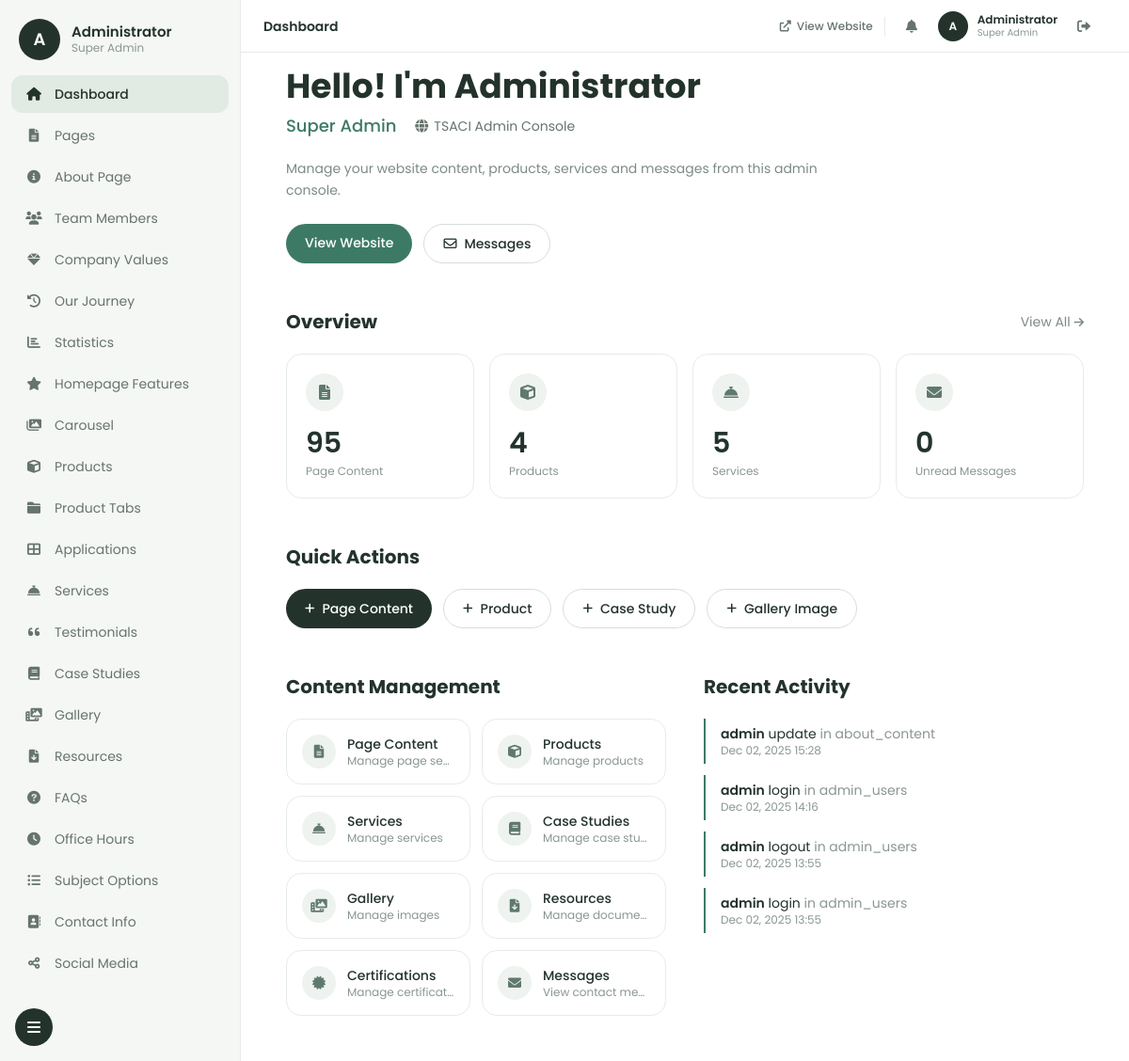
/admin/index.php (signed in), run on the app's committed database.
### tables this page shows
CREATE TABLE `activity_logs` (
  `id` int(11) NOT NULL,
  `user_id` int(11) DEFAULT NULL,
  `action` varchar(100) NOT NULL,
  `table_name` varchar(50) DEFAULT NULL,
  `record_id` int(11) DEFAULT NULL,
  `description` text DEFAULT NULL,
  `ip_address` varchar(45) DEFAULT NULL,
  `user_agent` text DEFAULT NULL,
  `created_at` timestamp NOT NULL DEFAULT current_timestamp()
);

### admin/index.php (the view, shortened to what the rows shown need)
<?php
require_once 'config.php';
$user = getCurrentUser();
$db = getDB();
$result = $db->query("SELECT al.*, au.username, au.full_name FROM activity_logs al LEFT JOIN admin_users au ON al.user_id = au.id ORDER BY al.created_at DESC LIMIT 10");
$recent_activity = [];
while ($row = $result->fetch_assoc()) {
    $recent_activity[] = $row;
}
?>
<!DOCTYPE html>
<html lang="en">
<head>
    <script src="https://cdn.tailwindcss.com"></script>
    <link href="https://cdnjs.cloudflare.com/ajax/libs/font-awesome/6.0.0/css/all.min.css" rel="stylesheet">
</head>
<body class="bg-gray-100">
    <?php include 'includes/sidebar.php'; ?>
    <div class="lg:ml-64 p-6 lg:p-12">
        <div class="mb-12 fade-in fade-in-delay-1">
            <h1 class="text-3xl lg:text-4xl font-bold text-[#23332c]">Hello! I'm <?php echo htmlspecialchars($user['full_name'] ?: $user['username']); ?></h1>
            <div class="flex flex-wrap items-center gap-x-5 gap-y-2 mt-2">
                <span class="text-[#3d7a66] font-medium text-lg"><?php echo htmlspecialchars(ucwords(str_replace('_', ' ', $user['role'] ?? 'Administrator'))); ?></span>
                <span class="inline-flex items-center gap-1.5 text-sm text-[#66746c]">
                    <i class="fas fa-globe"></i> <?php echo SITE_NAME; ?>
                </span>
            </div>
            <p class="text-[#7d8b84] mt-5 max-w-xl text-sm leading-relaxed">
                Manage your website content, products, services and messages from this admin console.
            </p>
            <div class="flex flex-wrap gap-3 mt-6">
                <a href="../index.php" target="_blank" class="px-5 py-2.5 rounded-full bg-[#3d7a66] text-white text-sm font-medium hover:bg-[#2f6351] transition-colors">View Website</a>
                <a href="messages.php" class="inline-flex items-center gap-2 px-5 py-2.5 rounded-full border border-[#d6ded9] text-sm font-medium text-[#23332c] hover:bg-[#eff4f1] transition-colors">
                </a>
            </div>
        </div>
        <div class="flex items-center justify-between mb-5 fade-in fade-in-delay-2">
            <h2 class="text-xl font-bold text-[#23332c]">Overview</h2>
        </div>
        <h2 class="text-xl font-bold text-[#23332c] mb-5 fade-in fade-in-delay-3">Quick Actions</h2>
        <div class="grid grid-cols-1 lg:grid-cols-2 gap-10 fade-in fade-in-delay-4">
            <div>
                <h2 class="text-xl font-bold text-[#23332c] mb-5">Content Management</h2>
            </div>
            <div>
                <h2 class="text-xl font-bold text-[#23332c] mb-5">Recent Activity</h2>
                <div class="space-y-3 max-h-96 overflow-y-auto pr-2">
                    <?php if (empty($recent_activity)): ?>
                        <p class="text-[#8a978f] text-sm py-4">No recent activity</p>
                    <?php else: ?>
                        <?php foreach ($recent_activity as $activity): ?>
                            <div class="border-l-2 border-[#3d7a66] pl-4 py-1.5">
                                <p class="text-sm text-[#23332c]">
                                    <span class="font-semibold"><?php echo htmlspecialchars($activity['username']); ?></span>
                                    <?php echo htmlspecialchars($activity['action']); ?>
                                    <?php if ($activity['table_name']): ?>
                                        <span class="text-[#8a978f]">in <?php echo htmlspecialchars($activity['table_name']); ?></span>
                                    <?php endif; ?>
                                </p>
                                <p class="text-xs text-[#8a978f]"><?php echo formatDate($activity['created_at'], 'M d, Y H:i'); ?></p>
                            </div>
                        <?php endforeach; ?>
                    <?php endif; ?>
                </div>
            </div>
        </div>
    </div>
</body>
</html>

### admin/includes/sidebar.php (shortened to what the rows shown need)
<?php
$current_user = getCurrentUser();
$display_name = $current_user['full_name'] ?: $current_user['username'];
$avatar_initial = strtoupper(substr($display_name, 0, 1));
$role_label = ucwords(str_replace('_', ' ', $current_user['role'] ?? 'Admin'));
?>
<aside id="sidebar" class="fixed top-0 bottom-0 left-0 z-40 w-64 transition-all duration-300 -translate-x-full lg:translate-x-0 bg-[#f5f7f5] text-[#45524b] lg:border-r lg:border-black/5 flex flex-col">
    <div class="sidebar-header flex items-center gap-3 px-5 pt-5 pb-4 flex-shrink-0">
        <div class="w-11 h-11 rounded-full bg-[#23332c] text-white flex items-center justify-center font-semibold text-lg flex-shrink-0">
            <?php echo htmlspecialchars($avatar_initial); ?>
        </div>
        <div class="sidebar-label min-w-0 flex-1">
            <p class="font-semibold text-[15px] text-[#23332c] leading-tight truncate"><?php echo htmlspecialchars($display_name); ?></p>
            <p class="text-xs text-[#8a978f] truncate"><?php echo htmlspecialchars($role_label); ?></p>
        </div>
    </div>
</aside>
<header id="admin-topbar" class="fixed top-0 left-0 right-0 lg:left-64 z-20 h-14 bg-white/95 backdrop-blur border-b border-[#e6ece8] flex items-center gap-3 pl-16 pr-4 lg:pl-6 lg:pr-8">
    <div class="flex items-center gap-2.5">
        <div class="w-8 h-8 rounded-full bg-[#23332c] text-white flex items-center justify-center text-xs font-semibold flex-shrink-0"><?php echo htmlspecialchars($avatar_initial); ?></div>
        <div class="hidden sm:block leading-tight min-w-0">
            <p class="text-xs font-semibold text-[#23332c] truncate max-w-[10rem]"><?php echo htmlspecialchars($display_name); ?></p>
            <p class="text-[10px] text-[#8a978f] truncate"><?php echo htmlspecialchars($role_label); ?></p>
        </div>
    </div>
</header>

### data on the page
activity_logs: user.username "admin", action "update", table_name "about_content", created_at "Dec 02, 2025 15:28"
activity_logs: user.username "admin", action "login", table_name "admin_users", created_at "Dec 02, 2025 14:16"
activity_logs: user.username "admin", action "logout", table_name "admin_users", created_at "Dec 02, 2025 13:55"
activity_logs: user.username "admin", action "login", table_name "admin_users", created_at "Dec 02, 2025 13:55"

### other printed values
$avatar_initial "A"
$display_name "Administrator"
$role_label "Super Admin"
$item[2] "Dashboard"
$item[2] "Pages"
$item[2] "About Page"
$item[2] "Team Members"
$item[2] "Company Values"
$item[2] "Our Journey"
$item[2] "Statistics"
$item[2] "Homepage Features"
$item[2] "Carousel"
$item[2] "Products"
$item[2] "Product Tabs"
$item[2] "Applications"
